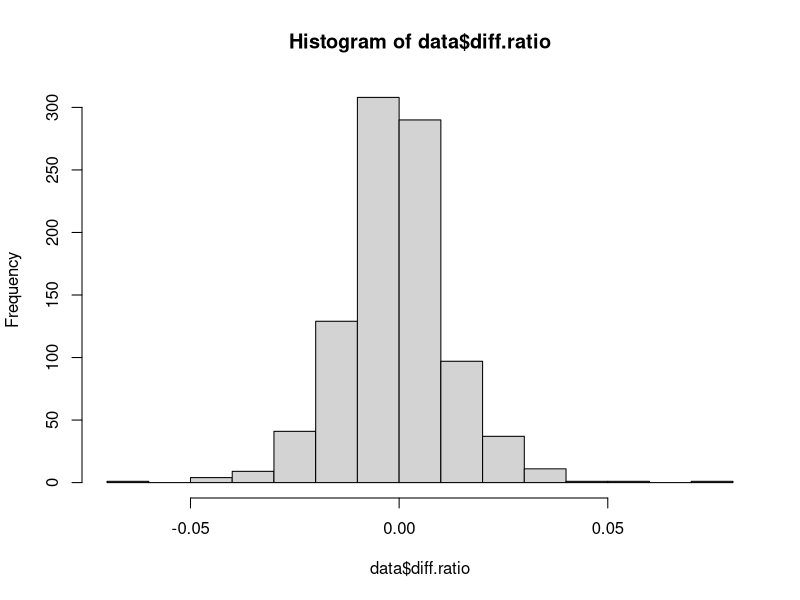

Write the R code that produced this figure.

setwd("~/Documents/workspace/sentiment/cao")
data<-read.csv("26_nk225.csv")

data$diff.ratio<-data$predict.ratio-data$real.ratio
hist(data$diff.ratio)
summary(data$diff.ratio)